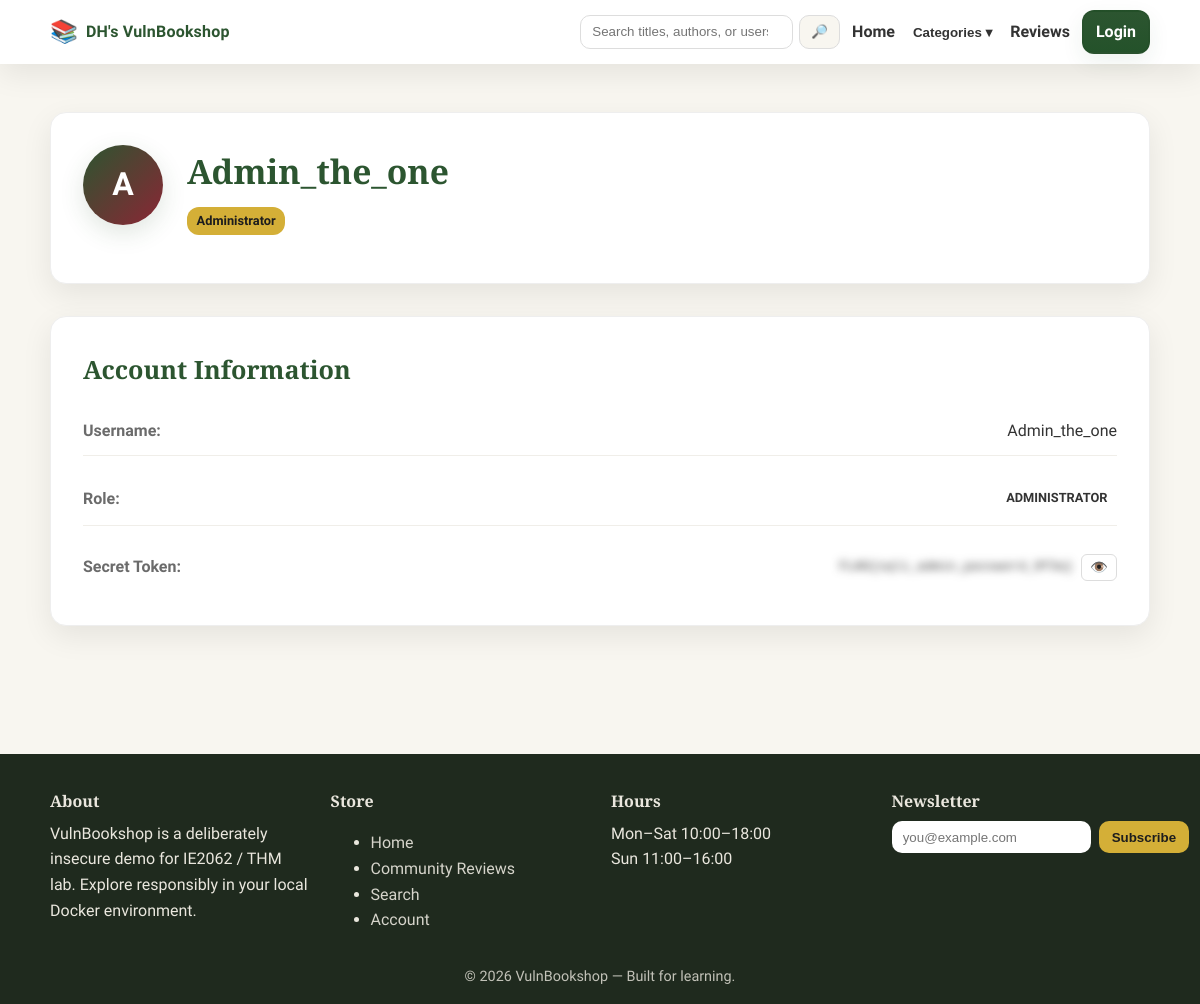
Page /profile.php?uid=MzQz on the committed database.
### tables this page shows
CREATE TABLE users (
  id INT AUTO_INCREMENT PRIMARY KEY,
  uid VARCHAR(128),
  username VARCHAR(80),
  password VARCHAR(120),       
  role VARCHAR(20),
  secret TEXT
);

### www/profile.php (the view, shortened to what this page needs)
<?php
require_once __DIR__ . '/includes/config.php';
$conn = new mysqli($DB_HOST, $DB_USER, $DB_PASS, $DB_NAME);
$uid = isset($_GET['uid']) ? $_GET['uid'] : null;
$row = null;
if ($uid) {
    $uid_esc = $conn->real_escape_string($uid);
    $res = $conn->query("SELECT uid, username, secret, role FROM users WHERE uid='$uid_esc' LIMIT 1");
    $row = $res ? $res->fetch_assoc() : null;
}
?>
<?php include __DIR__ . '/includes/header.php'; ?>
<main class="container section">
    <?php if ($row): ?>
        <div class="profile-header">
            <div class="profile-avatar">
                <div class="avatar-circle">
                    <span class="avatar-initial"><?php echo strtoupper(substr($row['username'], 0, 1)); ?></span>
                </div>
            </div>
            <div class="profile-info">
                <h1 class="profile-name"><?php echo htmlspecialchars($row['username']); ?></h1>
                <p class="profile-meta">
                    <?php if (!empty($row['role'])): ?>
                        <span class="profile-badge role-<?php echo strtolower($row['role']); ?>">
                            <?php echo htmlspecialchars(ucfirst($row['role'])); ?>
                        </span>
                    <?php endif; ?>
                </p>
            </div>
        </div>
        <div class="user-info-card">
            <h2>Account Information</h2>
            <div class="info-grid">
                <div class="info-item">
                    <span class="info-label">Username:</span>
                    <span class="info-value"><?php echo htmlspecialchars($row['username']); ?></span>
                </div>
                <div class="info-item">
                    <span class="info-label">Role:</span>
                    <span class="info-value">
                        <span class="role-badge role-<?php echo strtolower($row['role'] ?? 'user'); ?>">
                            <?php echo htmlspecialchars(ucfirst($row['role'] ?? 'User')); ?>
                        </span>
                    </span>
                </div>
                <div class="info-item">
                    <span class="info-label">Secret Token:</span>
                    <span class="info-value secret-value">
                        <code id="secretValue" class="blurred"><?php echo htmlspecialchars($row['secret']); ?></code>
                        <button type="button" class="btn-reveal" onclick="toggleSecret()">👁️</button>
                    </span>
                </div>
            </div>
        </div>
    <?php endif; ?>
</main>
<?php include __DIR__ . '/includes/footer.php'; ?>

### www/style.css (style rules this page uses)
* { box-sizing:border-box }
html,body { margin:0;padding:0;background:var(--bg);color:var(--ink) }
body { font-family:"Source Sans 3",system-ui,-apple-system,Segoe UI,Roboto,Arial,sans-serif; line-height:1.6 }
h1,h2,h3,h4 { font-family:"Playfair Display", Georgia, serif; color:var(--green); margin:0 0 .4rem }
h1 { font-size:clamp(1.9rem,2.8vw,3rem) }
h2 { font-size:clamp(1.4rem,2.1vw,2rem) }
p { margin:.4rem 0 1rem }
.container { width:min(1100px,92%); margin:0 auto }
.section { padding:3rem 0 }

### www/profile.php (style rules this page uses)
.profile-header { display: grid; grid-template-columns: auto 1fr auto; gap: 1.5rem; align-items: start; background: var(--paper); border: 1px solid #eee; border-radius: var(--radius); padding: 2rem; margin-bottom: 2rem; box-shadow: var(--shadow); }
.profile-avatar { display: flex; justify-content: center; align-items: center; }
.avatar-circle { width: 80px; height: 80px; border-radius: 50%; background: linear-gradient(135deg, var(--green), var(--burg)); display: flex; align-items: center; justify-content: center; box-shadow: 0 8px 24px rgba(44, 85, 48, 0.15); }
.avatar-initial { color: white; font-size: 2rem; font-weight: 700; }
.profile-info { min-width: 0; }
.profile-name { margin: 0 0 0.5rem; color: var(--green); }
.profile-meta { color: var(--muted); margin: 0 0 1rem; display: flex; align-items: center; gap: 1rem; flex-wrap: wrap; }
.profile-badge { background: var(--gold); color: #1d1d1d; padding: 0.25rem 0.6rem; border-radius: 12px; font-size: 0.8rem; font-weight: 600; }
.role-badge { padding: 0.25rem 0.6rem; border-radius: 12px; font-size: 0.8rem; font-weight: 600; text-transform: uppercase; }
.user-info-card { background: var(--paper); border: 1px solid #eee; border-radius: var(--radius); padding: 2rem; margin-bottom: 2rem; box-shadow: var(--shadow); }
.info-grid { display: grid; gap: 1rem; margin-top: 1rem; }
.info-item { display: flex; justify-content: space-between; align-items: center; padding: 0.75rem 0; border-bottom: 1px solid #f0eee9; }
.info-item:last-child { border-bottom: none; }
.info-label { font-weight: 600; color: var(--muted); min-width: 120px; }
.info-value { display: flex; align-items: center; gap: 0.5rem; }
.secret-value { position: relative; }
.blurred { filter: blur(4px); transition: filter 0.3s ease; user-select: none; }
.btn-reveal { background: none; border: 1px solid #ddd; border-radius: 6px; padding: 0.25rem 0.5rem; cursor: pointer; font-size: 0.9rem; transition: background 0.2s ease; }

### rows in the picture
users: username "A", username "Admin_the_one", role "Administrator", role "ADMINISTRATOR", secret "FLAG{sqli_admin_password_9f3a}"
